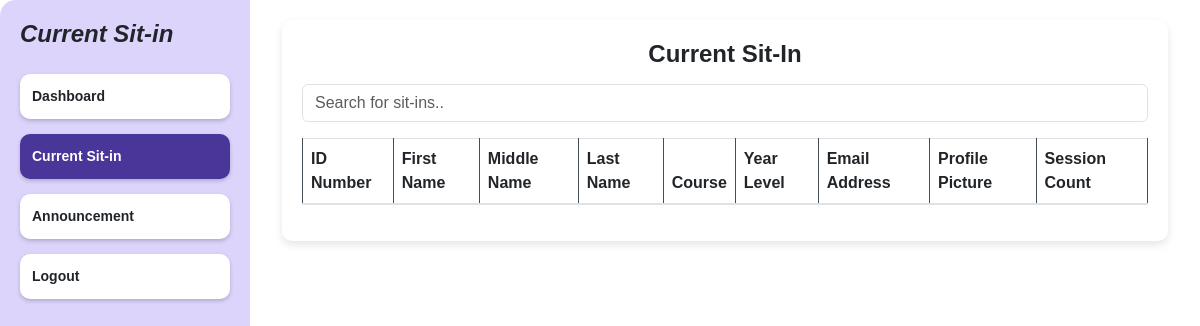
The page /current_sit_in (signed in) on the database as committed earlier.
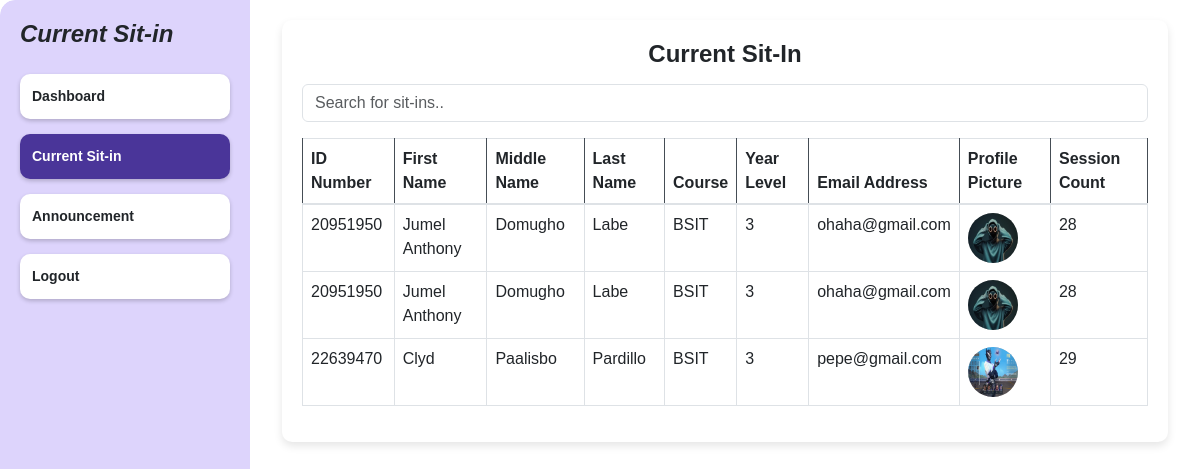
The same page on the database as committed later.
### tables this page shows
CREATE TABLE students ( 
idno TEXT PRIMARY KEY,
lastname TEXT NOT NULL,
firstname TEXT NOT NULL,
midname TEXT,
course TEXT NOT NULL,
year_level INTEGER NOT NULL,
email_address TEXT NOT NULL,
username TEXT NOT NULL CHECK (username = idno),
password TEXT NOT NULL,
profile_picture TEXT DEFAULT NULL,
session_count INTEGER DEFAULT 30
);

### app.py (the view)
@app.route('/current_sit_in')
@admin_required
def current_sit_in():
    conn = get_db_connection()
    cursor = conn.cursor()
    cursor.execute("""
        SELECT s.idno, s.firstname, s.midname, s.lastname, s.course, s.year_level, s.email_address, s.profile_picture, s.session_count
        FROM students s
        JOIN sit_in_history h ON s.idno = h.id_number
        WHERE h.logout_time IS NULL
    """)
    sit_ins = cursor.fetchall()
    conn.close()
    return render_template('current_sit_in.html', sit_ins=sit_ins)

### app.py (called while the page is built)
def get_db_connection():
    conn = sqlite3.connect('users.db')
    conn.row_factory = sqlite3.Row
    return conn

def admin_required(f):
    @wraps(f)
    def decorated_function(*args, **kwargs):
        if 'user_id' not in session or session.get('role') != 'admin':
            flash("Admin access required!", "danger")
            return redirect(url_for('login'))
        return f(*args, **kwargs)
    return decorated_function

@app.after_request
def add_header(response):
    response.headers['Cache-Control'] = 'no-store, no-cache, must-revalidate, post-check=0, pre-check=0, max-age=0'
    response.headers['Pragma'] = 'no-cache'
    response.headers['Expires'] = '-1'
    return response

### templates/current_sit_in.html (shortened to what this page needs)
{% extends "base.html" %}
{% block content %}
<head>
    <link rel="stylesheet" href="static/styles.css">
    <link href="https://cdn.jsdelivr.net/npm/bootstrap@5.3.0/dist/css/bootstrap.min.css" rel="stylesheet">
</head>
<body>
    <div class="dashboard-container">
        <div class="sidebar">
            <h1 class="dashboard-title">Current Sit-in</h1>
            <a href="{{ url_for('admin_dashboard') }}" class="menu-btn">Dashboard</a>
            <a href="{{ url_for('current_sit_in') }}" class="menu-btn active">Current Sit-in</a>
            <a href="{{ url_for('announcement') }}" class="menu-btn">Announcement</a>
            <a href="{{ url_for('logout') }}" class="menu-btn logout-btn">Logout</a>
        </div>
        <div class="content">
            <div class="container">
                <div class="sit-in-list">
                    <h2>Current Sit-In</h2>
                    <input type="text" id="searchInput" onkeyup="searchSitIns()" placeholder="Search for sit-ins.." class="form-control mb-3">
                    <table class="table table-bordered table-hover" id="sitInTable">
                        <thead class="thead-dark">
                            <tr>
                                <th>ID Number</th>
                                <th>First Name</th>
                                <th>Middle Name</th>
                                <th>Last Name</th>
                                <th>Course</th>
                                <th>Year Level</th>
                                <th>Email Address</th>
                                <th>Profile Picture</th>
                                <th>Session Count</th>
                            </tr>
                        </thead>
                        <tbody>
                            {% for sit_in in sit_ins %}
                            <tr>
                                <td>{{ sit_in.idno }}</td>
                                <td>{{ sit_in.firstname }}</td>
                                <td>{{ sit_in.midname }}</td>
                                <td>{{ sit_in.lastname }}</td>
                                <td>{{ sit_in.course }}</td>
                                <td>{{ sit_in.year_level }}</td>
                                <td>{{ sit_in.email_address }}</td>
                                <td>
                                    {% if sit_in.profile_picture %}
                                    <img src="{{ url_for('static', filename=sit_in.profile_picture) }}" alt="Profile Picture" class="profile-pic">
                                    {% else %}
                                    N/A
                                    {% endif %}
                                </td>
                                <td>{{ sit_in.session_count }}</td>
                            </tr>
                            {% endfor %}
                        </tbody>
                    </table>
                </div>
            </div>
        </div>
    </div>
</body>
</html>
{% endblock %}

### templates/base.html (shortened to what this page needs)
<!DOCTYPE html>
<html lang="en">
<head>
  <link href="https://cdn.jsdelivr.net/npm/bootstrap@5.3.0/dist/css/bootstrap.min.css" rel="stylesheet">
  <link rel="stylesheet" href="{{ url_for('static', filename='styles.css') }}">
</head>
<body>
  {% block content %}{% endblock %}
</body>
</html>

### static/styles.css (style rules this page uses)
body { height: 100vh; margin: 0; display: flex; justify-content: center; align-items: center; background: #f5f5f5; font-family: Arial, sans-serif; }
* { margin: 0; padding: 0; box-sizing: border-box; font-family: Arial, sans-serif; }
body { display: flex; justify-content: center; align-items: center; height: 100vh; background-color: #f5f5f5; }
.dashboard-container { width: 100%; height: 100vh; display: flex; border-radius: 15px; background-color: #fff; overflow: hidden; }
.sidebar { width: 250px; background-color: #ddd4fc; padding: 20px; display: flex; flex-direction: column; gap: 15px; border-top-left-radius: 15px; border-bottom-left-radius: 15px; }
.dashboard-title { font-size: 24px; font-weight: bold; font-style: italic; text-align: left; margin-bottom: 10px; }
.profile-pic { width: 35px; height: 35px; background-color: #c0c0c0; border-radius: 50%; }
.menu-btn { background-color: #fff; border: none; padding: 12px; border-radius: 10px; font-size: 14px; font-weight: bold; text-align: left; cursor: pointer; box-shadow: 0px 2px 4px rgba(0, 0, 0, 0.2); text-decoration: none; color: inherit; }
.menu-btn.active { background-color: #4a3599; color: white; }
.content { flex: 1; background-color: #fff; border-top-right-radius: 15px; border-bottom-right-radius: 15px; padding: 20px; }
.table { width: 100%; margin-bottom: 1rem; color: #212529; }
.table th, .table td { padding: 0.75rem; vertical-align: top; border-top: 1px solid #dee2e6; }
.table thead th { vertical-align: bottom; border-bottom: 2px solid #dee2e6; }
.table-bordered { border: 1px solid #dee2e6; }
.table-bordered th, .table-bordered td { border: 1px solid #dee2e6; }
.table-bordered thead th, .table-bordered thead td { border-bottom-width: 2px; }
.thead-dark th { color: #fff; background-color: #343a40; border-color: #454d55; }

### templates/current_sit_in.html (style rules this page uses)
.container { display: flex; justify-content: space-between; gap: 20px; flex-wrap: wrap; }
.sit-in-list { background: #fff; padding: 20px; border-radius: 10px; box-shadow: 0px 4px 8px rgba(0, 0, 0, 0.1); flex: 1; width: 100%; overflow: hidden; }
.sit-in-list h2 { font-size: 24px; font-weight: bold; margin-bottom: 15px; text-align: center; }
.profile-pic { width: 50px; height: 50px; object-fit: cover; border-radius: 50%; }

Rows that differ between the two databases and show on the page:
now on this page (row edited): students: idno "20951950", firstname "Jumel Anthony", midname "Domugho", lastname "Labe", course "BSIT", year_level "3", email_address "ohaha@gmail.com", profile_picture (picture), session_count "28"
now on this page (row edited): students: idno "22639470", firstname "Clyd", midname "Paalisbo", lastname "Pardillo", course "BSIT", year_level "3", email_address "pepe@gmail.com", profile_picture (picture), session_count "29"
